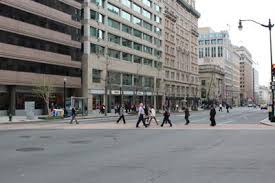
#> input picture data/entrenamiento/pedestrian/pic_001.jpg, 275 x 183 px
$ python lbp.py
#> lines starting #> are read from the running program, lines starting #| are printed output that depends on the picture
import os
import cv2
import numpy as np
from skimage.feature import local_binary_pattern
from sklearn.svm import LinearSVC
from sklearn.metrics import classification_report, confusion_matrix
from sklearn.model_selection import train_test_split
import pickle
from tqdm import tqdm

# Rutas y etiquetas
carpeta_base = 'data/entrenamiento'
categorias = ['pedestrian', 'no pedestrian']
etiquetas = {'pedestrian': 1, 'no pedestrian': 0}

# Parámetros LBP
radius = 1
n_points = 8 * radius
method = 'uniform'

def extraer_lbp(imagen_gris):
    lbp = local_binary_pattern(imagen_gris, n_points, radius, method=method)
    (hist, _) = np.histogram(lbp.ravel(),
                             bins=np.arange(0, n_points + 3),
                             range=(0, n_points + 2))
    hist = hist.astype("float")
    hist /= (hist.sum() + 1e-7)  # Normalizar histograma
    return hist

# Cargar datos y extraer características
X = []
y = []

for categoria in categorias:
    carpeta = os.path.join(carpeta_base, categoria)
    for nombre_archivo in tqdm(os.listdir(carpeta), desc=f"Procesando {categoria}"):
        if nombre_archivo.lower().endswith(('.jpg', '.png', '.jpeg', '.bmp')):
            ruta = os.path.join(carpeta, nombre_archivo)
            imagen = cv2.imread(ruta)
#> imagen is the input picture: shape (183, 275, 3); mean B, G, R 130.6, 130.8, 131.2
            if imagen is None:
                continue
            imagen = cv2.resize(imagen, (64, 128))
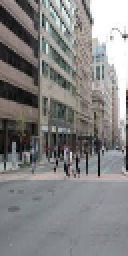
#> imagen: shape (128, 64, 3) (shown 2 times larger); mean B, G, R 130.7, 131, 131.4
            imagen_gris = cv2.cvtColor(imagen, cv2.COLOR_BGR2GRAY)

            caracteristicas = extraer_lbp(imagen_gris)
#> in extraer_lbp, `lbp = local_binary_pattern(imagen_gris, n_points, radius, method=method)`:
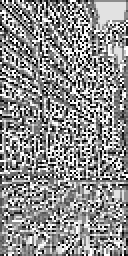
#> lbp: shape (128, 64) float64 (shown 2 times larger); min 0, max 9, mean 5.04; drawn with min black and max white
#> in extraer_lbp, `(hist, _) = np.histogram(lbp.ravel(), bins=np.arange(0, n_points + 3),..`: hist = [608, 802, 351, 779, 994, 1047, 547, 805, 989, 1270]
#> in extraer_lbp, `hist /= (hist.sum() + 1e-7)`: hist = [0.0742, 0.0979, 0.0428, 0.0951, 0.121, 0.128, 0.0668, 0.0983, 0.121, 0.155]
#> caracteristicas has the same summary as hist in extraer_lbp
            X.append(caracteristicas)
            y.append(etiquetas[categoria])
#> pass 2 of the loop `for categoria in categorias:`:
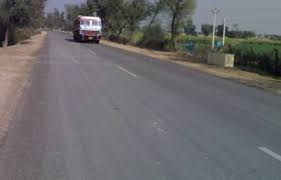
#> input picture data/entrenamiento/no pedestrian/train (163).jpg, 281 x 180 px
#> imagen is the input picture: shape (180, 281, 3); mean B, G, R 106.9, 104.6, 106.3
#> imagen: shape (128, 64, 3)
#> `imagen_gris = cv2.cvtColor(imagen, cv2.COLOR_BGR2GRAY)`:
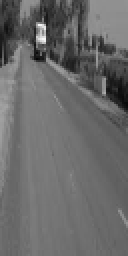
#> imagen_gris: shape (128, 64) (shown 2 times larger); min 4, max 248, mean 105.3
#> in extraer_lbp (call 3), `lbp = local_binary_pattern(imagen_gris, n_points, radius, method=method)`:
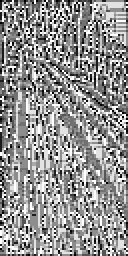
#> lbp: shape (128, 64) float64 (shown 2 times larger); min 0, max 9, mean 5.19; drawn with min black and max white
#> in extraer_lbp (call 3), `(hist, _) = np.histogram(lbp.ravel(), bins=np.arange(0, n_points + 3),..`: hist = [306, 687, 277, 791, 1139, 1542, 608, 708, 1133, 1001]
#> in extraer_lbp (call 3), `hist /= (hist.sum() + 1e-7)`: hist = [0.0374, 0.0839, 0.0338, 0.0966, 0.139, 0.188, 0.0742, 0.0864, 0.138, 0.122]
#> caracteristicas has the same summary as hist in extraer_lbp

X = np.array(X)
y = np.array(y)

print("Datos cargados. Total muestras:", len(X))

# Separar en entrenamiento y validación
X_train, X_val, y_train, y_val = train_test_split(X, y, test_size=0.2, random_state=42)

# Entrenar SVM
clf = LinearSVC(max_iter=10000)
clf.fit(X_train, y_train)

# Evaluar en validación
y_pred = clf.predict(X_val)
print("Reporte de clasificación:\n", classification_report(y_val, y_pred))
print("Matriz de confusión:\n", confusion_matrix(y_val, y_pred))

# Guardar modelo entrenado
os.makedirs('modelos', exist_ok=True)
with open('modelos/svm_entrenado_lbp.pkl', 'wb') as f:
    pickle.dump(clf, f)

print("Modelo SVM entrenado con LBP guardado en modelos/svm_entrenado_lbp.pkl")
